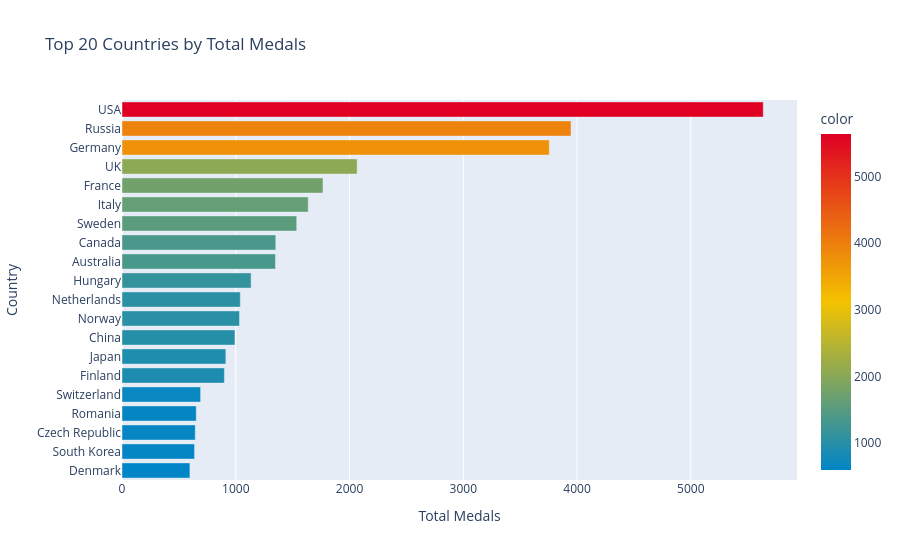

Notebook code for this chart:
### Markdown cell above
## 6️⃣ Country-wise Analysis

### Code cell
# Top 20 countries by total medals
top_countries = (df[df['Medal'] != 'No Medal']
                 .groupby('region')['Medal'].count()
                 .sort_values(ascending=False).head(20))

fig = px.bar(x=top_countries.values, y=top_countries.index,
             orientation='h',
             title='Top 20 Countries by Total Medals',
             labels={'x':'Total Medals','y':'Country'},
             color=top_countries.values,
             color_continuous_scale=['#0085C7','#F4C300','#DF0024'])
fig.update_layout(yaxis={'categoryorder':'total ascending'})
fig.show()

### Figure 1 — Plotly figure (JSON) as saved in the notebook; plotly's stock layout.template omitted (floating-point values rounded to 4 significant figures)
{"data": [{"hovertemplate": "Total Medals=%{x}<br>Country=%{y}<br>color=%{marker.color}<extra></extra>", "legendgroup": "", "marker": {"color": [5637, 3947, 3756, 2067, 1767, 1637, 1536, 1352, 1349, 1135, 1040, 1033, 993, 913, 900, 691, 653, 644, 638, 597], "coloraxis": "coloraxis", "pattern": {"shape": ""}}, "name": "", "orientation": "h", "showlegend": false, "textposition": "auto", "type": "bar", "x": [5637, 3947, 3756, 2067, 1767, 1637, 1536, 1352, 1349, 1135, 1040, 1033, 993, 913, 900, 691, 653, 644, 638, 597], "xaxis": "x", "y": ["USA", "Russia", "Germany", "UK", "France", "Italy", "Sweden", "Canada", "Australia", "Hungary", "Netherlands", "Norway", "China", "Japan", "Finland", "Switzerland", "Romania", "Czech Republic", "South Korea", "Denmark"], "yaxis": "y"}], "layout": {"barmode": "relative", "coloraxis": {"colorbar": {"title": {"text": "color"}}, "colorscale": [[0, "#0085C7"], [0.5, "#F4C300"], [1, "#DF0024"]]}, "legend": {"tracegroupgap": 0}, "title": {"text": "Top 20 Countries by Total Medals"}, "xaxis": {"anchor": "y", "domain": [0, 1], "title": {"text": "Total Medals"}}, "yaxis": {"anchor": "x", "categoryorder": "total ascending", "domain": [0, 1], "title": {"text": "Country"}}}}
